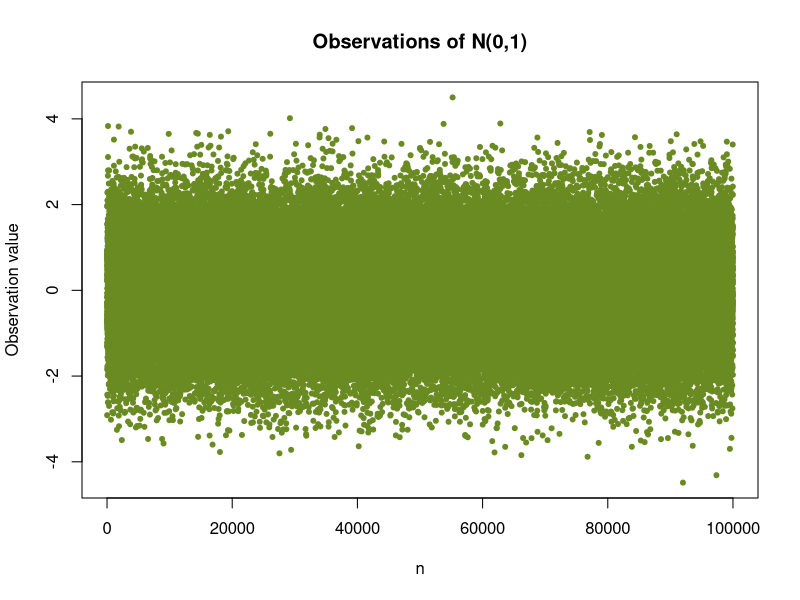

Here is the R script that generated this plot: (Note: a time limit stopped this script after it produced the figure.)
options("scipen"=100, "digits"=4)

n = 100000 
X <- rnorm(n, mean = 0, sd = 1)
plot(X, pch = 20, col = "olivedrab4", ylab = "Observation value", xlab = "n", main = "Observations of N(0,1)")

f = function(n) {
    X <- rnorm(n, mean = 0, sd = 1)
    R = c()
    for(i in 2:n){
        R[i] = max(X[1:i])/sqrt(2*log(i))}
    return(R)}

R1 = f(n)
R2 = f(n)
R3 = f(n)
R4 = f(n)
R5 = f(n)
R6 = f(n)
R7 = f(n)
R8 = f(n)
R9 = f(n)
R10 = f(n)

plot(x=c(1:n), y=R1, col = "olivedrab4", ylim=c(0,1.5), type='l', main='Function R', xlab="i", ylab="R")
lines(x=c(1:n),y=R2, col="blue")
lines(x=c(1:n),y=R3, col="maroon4")
lines(x=c(1:n),y=R4, col="orange3")
lines(x=c(1:n),y=R5, col="red")
lines(x=c(1:n),y=R6, col="rosybrown3")
lines(x=c(1:n),y=R7, col="turquoise1")
lines(x=c(1:n),y=R8, col="snow4")
lines(x=c(1:n),y=R9, col="mistyrose4")
lines(x=c(1:n),y=R10, col="mediumorchid4")
